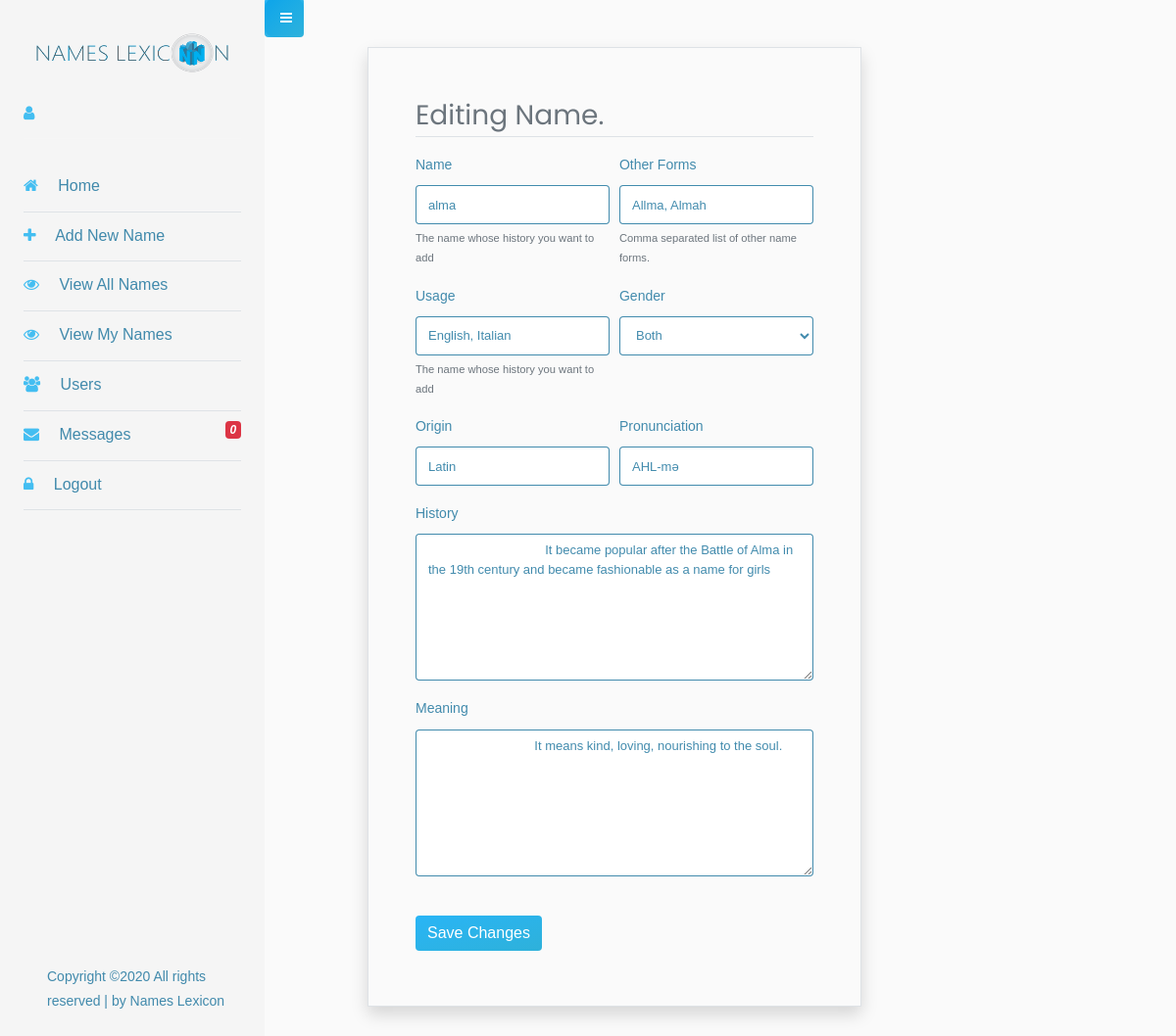
Screenshot of /admin/index.php?pg=editName&nId=64 (signed in) with the database file from the repository.
### tables this page shows
CREATE TABLE `names` (
  `namesId` int(10) NOT NULL,
  `name` varchar(70) NOT NULL COMMENT 'name of a person',
  `otherForms` varchar(150) NOT NULL COMMENT 'Other forms of the name\r\n',
  `nameUsage` varchar(200) DEFAULT NULL,
  `gender` varchar(15) NOT NULL COMMENT 'the gender of the person',
  `origin` text NOT NULL COMMENT 'origin of the name',
  `pronounce` varchar(200) NOT NULL COMMENT 'how to prnounce the name',
  `meaning` text NOT NULL COMMENT 'The meaning of the name',
  `history` text NOT NULL COMMENT 'history of the name',
  `personality` mediumtext DEFAULT NULL COMMENT 'the personality trait associated with the name',
  `addedBy` int(10) NOT NULL COMMENT 'ID of the User who added this name',
  `status` enum('pending','approved','waiting') NOT NULL DEFAULT 'pending',
  `approvedBy` int(11) DEFAULT NULL,
  `published` enum('0','1') NOT NULL DEFAULT '0',
  `publishedAt` datetime DEFAULT NULL,
  `date_created` datetime NOT NULL COMMENT 'date the name was added',
  `date_updated` datetime DEFAULT NULL COMMENT 'date the details was changed'
);

### api/adminCtrl.php (called while the page is built, shortened)
<?php
class Admin extends Database{
   public function getNameDetailsById($nId){
    $con        = self::con();
    $queryRow   = $con->query("SELECT * FROM `names` WHERE `namesId` ='$nId'")->fetch_assoc();
    return      $queryRow;
  }
 }

### admin/assets/temp/editName.php (the view, shortened to what this page needs)
<?php
if(isset($_GET['nId']) && !empty($_GET['nId'])){
    $nameId  = urldecode($_GET['nId']);
?>
<div class="col-md-7 shadow border p-md-5 offset-md-1">
        <h1 class="h3 mb-3 font-weight-normal border-bottom text-muted">Editing Name.</h1>
                <form id ="editNameForm" class="bordered">
                    <div class="form-row">
                        <div class="form-group col-md-6">
                            <label for="Name">Name</label>
                            <input type="text" class="form-control bordered" id="Name" name="Name" value ="<?php echo htmlentities($admin->getNameDetailsById($nameId)["name"] ); ?>" placeholder="Pesron's Name" required />
                            <small id="nameHelp" class="form-text text-muted">The name whose history you want to add</small>
                        </div>
                        <div class="form-group col-md-6">
                            <label for="otherForms">Other Forms</label>
                            <input type="text" class="form-control bordered" id="otherForms" name="otherForms" value ="<?php echo htmlentities($admin->getNameDetailsById($nameId)["otherForms"] ); ?>" placeholder="Other forms of the name" required />
                            <small id="otherFormsHelp" class="form-text text-muted">Comma separated list of other name forms.</small>
                        </div>
                    </div>
                    <div class="form-row">
                        <div class="form-group col-md-6">
                            <label for="nameUsage">Usage</label>
                            <input type="text" class="form-control bordered" id="nameUsage" name="nameUsage" value ="<?php echo htmlentities($admin->getNameDetailsById($nameId)["nameUsage"] ); ?>" placeholder="Pesron's Name" required />
                            <small id="nameUsageHelp" class="form-text text-muted">The name whose history you want to add</small>
                        </div>
                        <div class="form-group col-md-6">
                            <label for="gender">Gender</label>
                            <select class="form-control" id ="gender" name ="gender" required>
                                <option value="Both">   Both </option>
                            </select>
                        </div>
                    </div>
                    <div class="form-row">
                        <div class="form-group col-md-6">
                            <label for="origin">Origin</label>
                            <input type="text" class="form-control bordered" id="origin" name="origin" value ="<?php echo htmlentities($admin->getNameDetailsById($nameId)["origin"] ); ?>" placeholder="What is the origin of this name ?" required />
                        </div>
                        <div class="form-group col-md-6">
                            <label for="pronounce">Pronunciation</label>
                            <input type="text" class="form-control bordered" id="pronounce" name="pronounce" value ="<?php echo htmlentities($admin->getNameDetailsById($nameId)["pronounce"] ); ?>" placeholder="How is this name pronounced ?"  required />
                        </div>
                    </div>
                    <div class="form-row">
                        <div class="form-group col-md-12">
                            <label for="history">History</label>
                            <textarea class="form-control bordered" rows ="30" style ="height:150px !important;text-align:left;" id="history" name="history" placeholder="What is the history of this name ?" requied>
                                 <?php echo htmlentities($admin->getNameDetailsById($nameId)["history"] ); ?>
                            </textarea>
                        </div>
                        <div class="form-group col-md-12">
                            <label for="meaning">Meaning</label>
                            <textarea class="form-control bordered" rows ="30" style ="height:150px !important;text-align:left;" id="meaning" name="meaning" placeholder="What is the meaning of this name ?" required>
                              <?php echo htmlentities($admin->getNameDetailsById($nameId)["meaning"] ); ?>
                            </textarea>
                        </div>
                    </div>
                    <button type="submit" name ="editSubtn" class="btn btn-primary my-2"> Save Changes </button>
                </form>
    </div>
<?php } ?>

### admin/assets/temp/editName.php (style rules this page uses)
textarea { white-space: normal; text-align: left; -moz-text-align-last: left; text-align-last: left; }

### rows the page displays
names: Name "alma", otherForms "Allma, Almah", nameUsage "English, Italian", origin "Latin", pronounce "AHL-mə", history "It became popular after the Battle of Alma in the 19th century and became fashionable as a name for girls", meaning "It means kind, loving, nourishing to the soul."

### other values shown
$msg->getTotalUnreadMessages($_SESSION["NL_ADMIN_USER_LIVE"]) "0"
